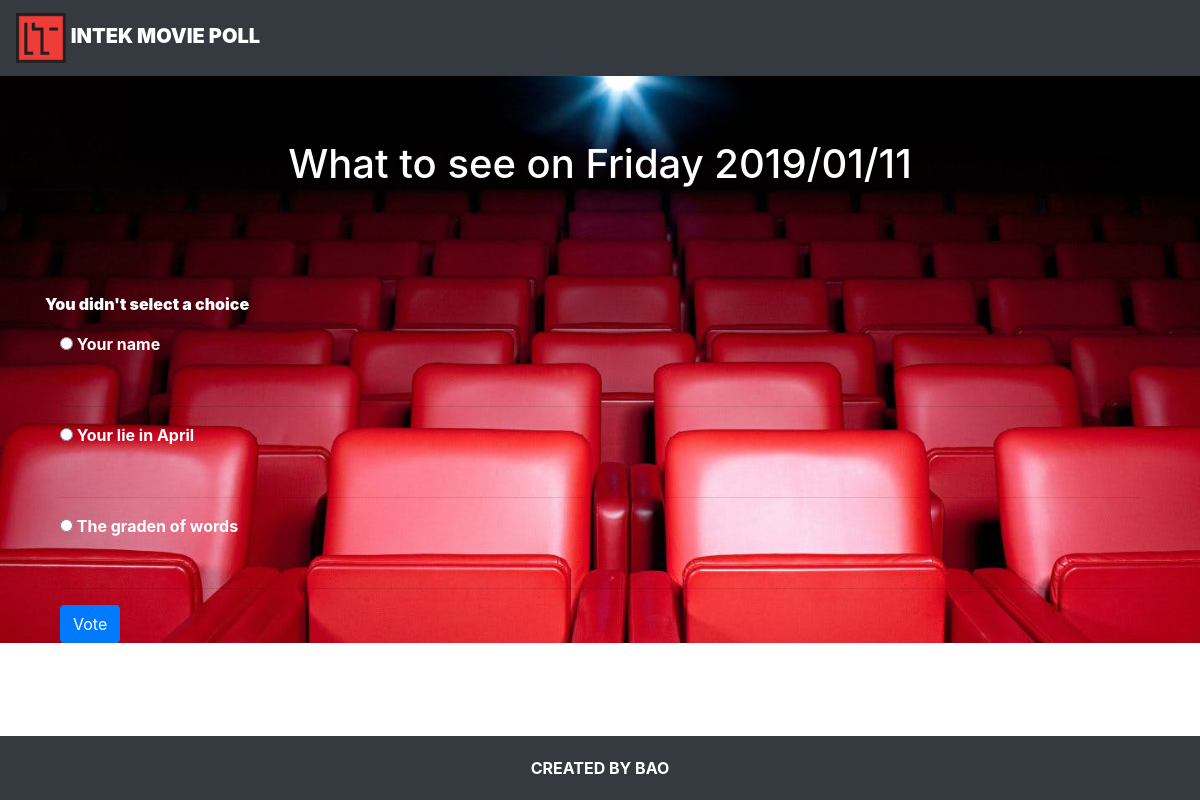
/1/vote, run on the app's committed database.
### moviepoll/models.py (models this page shows, shortened)
class Question(models.Model):
    question_text = models.CharField(max_length=200)
    pub_date = models.DateTimeField('date published')

class Choice(models.Model):
    Question = models.ForeignKey(Question, on_delete=models.CASCADE)
    choice_text = models.CharField(max_length=200)
    votes = models.IntegerField(default=0)

### moviepoll/views.py (the view)
# urls.py: path('<int:question_id>/vote', views.vote, name='vote')
def vote(request, question_id):
    question = get_object_or_404(Question, pk=question_id)
    try:
        selected_choice = question.choice_set.get(pk=request.POST['choice'])
    except (KeyError, Choice.DoesNotExist):
        return render(request, 'moviepoll/detail.html', {'question':question,
                                                         'error_message': "You didn't select a choice"
                                                        })
    else:
        selected_choice.votes += 1
        selected_choice.save()
        return HttpResponseRedirect(reverse('moviepoll:result', args=(question.id,)))

### moviepoll/templates/moviepoll/detail.html (shortened to what this page needs)
{% extends "./base.html" %}
{% load static %}
{% block content %}
<div class="jumbotron text-center">
    <h1>{{question.question_text}}</h1>
</div>
{% if error_message %}
    <p><strong>{{error_message}}</strong></p>
{% endif %}
<div class="container">
    <form action="{% url 'moviepoll:vote' question.id%}" method="post">
        {% for choice in question.choice_set.all %}
        <input type="radio" name="choice" id="choice{{forloop.counter}}" value="{{choice.id}}">
        <label for="choice{{forloop.counter}}">
            {{choice.choice_text}}
        </label><hr>
        {% endfor %}
        <input type="submit" value="Vote" class="btn btn-primary">
    </form>
</div>
{% endblock %}

### moviepoll/static/moviepoll/style.css (style rules this page uses)
body { background-image:url('bg.jpg'); background-repeat: no-repeat; background-size: cover; }
body { color: white; font-weight: bold; }
.jumbotron { background-color: transparent; }
label { width: 500px; height: 50px; border-radius: 10px; }

### data on the page
Question: question_text "What to see on Friday 2019/01/11"
Choice: choice_text "Your name"
Choice: choice_text "Your lie in April"
Choice: choice_text "The graden of words"

### other printed values
{{ error_message }} "You didn't select a choice"
